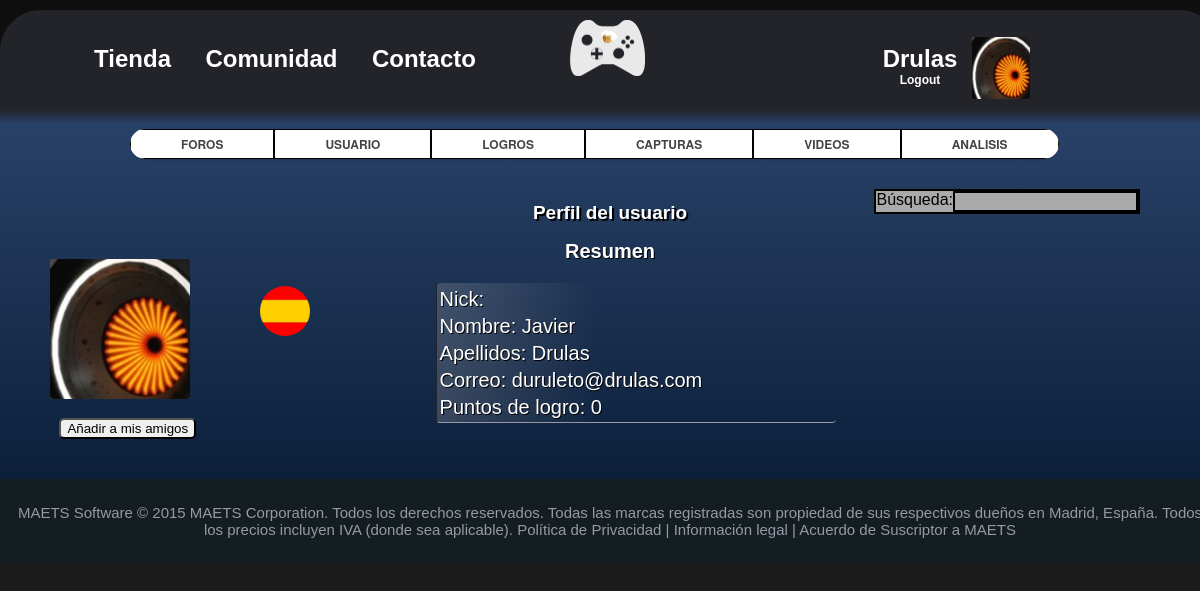
Page /Usuario/Usuario.php (signed in) on the committed database.
### tables this page shows
CREATE TABLE IF NOT EXISTS `usuario` (
`Id` int(10) NOT NULL,
  `Nick` varchar(20) NOT NULL,
  `Contrasenia` varchar(100) NOT NULL,
  `Nombre` varchar(20) NOT NULL,
  `Apellidos` varchar(50) NOT NULL,
  `Correo` varchar(50) NOT NULL,
  `Fecha de Nacimiento` date NOT NULL,
  `Pais` varchar(50) NOT NULL,
  `Ciudad` varchar(50) NOT NULL,
  `Direccion` varchar(100) NOT NULL,
  `Codigo Postal` int(7) NOT NULL,
  `Puntuacion` int(7) NOT NULL,
  `Rol` enum('Usuario Registrado','Administrador','Desarrollador','Gestor-Tienda','Gestor-Comunidad','') NOT NULL,
  `Imagen` varchar(150) NOT NULL,
  `Companyia` varchar(150) NOT NULL
);

### include/usersBD.php (called while the page is built, shortened)
<?php
function selectUser($valor, $column, $like){
	$connection=createConnection();
	if($valor == "")
		$sql = "SELECT * FROM usuario";
	else {
		if($like)
			$sql = "SELECT * FROM usuario WHERE UPPER(" .$column. ") LIKE UPPER('%$valor%')	";
		else
			$sql = "SELECT * FROM usuario WHERE " .$column. " = '$valor'";
	}
	$res = $connection->query($sql) or die ($connection->error. " en la linea". (_LINE_-1));
	while($ret[] = $res->fetch_assoc());
	return($ret);
}
?>

### include/usersOp.php (called while the page is built, shortened)
<?php
function getListaUsuarios($valor, $column, $like) {
		require_once('../include/usersBD.php');
	return (selectUser($valor, $column, $like));
}
?>

### include/vUsuario.php (the view, shortened to what this page needs)
<?php
function generarUsuario($user){
	require_once('../include/usersOp.php');
	$res = getListaUsuarios($user,"Nick", false);
		  echo "<div id = 'user_friends_header'>";
          echo "<img id='imagen_Avatar' src='../images/usuarios/".$res[0]['Imagen']."'>";
          echo "<div id = 'texto_perfil' >";
          echo "<img id = 'bandera_nacionalidad' src='../images/usuarios/SpainFlag.jpg'>";
          echo "</div>";
          echo "<div id = 'botonAniadir'>";
          echo "<button type='button' id='addFriendButton'>Añadir a mis amigos</button>";
          echo "</div>";
          echo "</div>";
          echo "<div id ='mainContent'>";
          echo "<h1> Perfil del usuario</h1>";
          echo "<table>";
 			echo "<tr><h2> Resumen </h2></tr>";
             echo "<tr>";
             echo "<td>Nick:   ".$user."</td>";
              echo "</tr>";
              echo  "<tr>";
              echo "<td>Nombre:    "  .$res[0]['Nombre']. " </a></td>";
              echo "</tr>";
              echo "<tr>";
              echo "<td>Apellidos:    ".$res[0]['Apellidos']." </a></td>";
              echo "</tr>";
              echo "<tr>";
              echo "<td>Correo:     " .$res[0]['Correo']. " </a></td>";
              echo "</tr>";
              echo "<tr>";
              echo "<td>Puntos de logro: " .$res[0]['Puntuacion']. "</a></td>";
              echo "</tr>";
              echo "</table>";
              echo "</div>";
}
?>

### css/main.css (style rules this page uses)
body { font-family: sans-serif; text-align: center; background-color: rgb(27,27,27); }
h1 { color: #FFFFFF; text-shadow: 2px 2px #000000; font-size: 19px; }

### css/users.css (style rules this page uses)
#addFriendButton { margin-left: -2.5cm; margin-top: 15px; display:inline-table; float: bottom; text-align: center; -moz-border-radius: 5px; -webkit-border-radius: 5px; border-radius: 5px; }
#mainContent { width: 500px; margin: auto; float: center; }
table { background: rgba(207,201,201,0.21); background: -moz-linear-gradient(left, rgba(207,201,201,0.21) 0%, rgba(223,153,141,0) 40%, rgba(248,80,50,0) 100%); background: -webkit-gradient(left top, right top, color-stop(0%, rgba(207,201,201,0.21)), color-stop(40%, rgba(223,153,141,0)), color-stop(100%, rgba(248,80,50,0))); background: -webkit-linear-gradient(left, rgba(207,201,201,0.21) 0%, rgba(223,153,141,0) 40%, rgba(248,80,50,0) 100%); background: -o-linear-gradient(left, rgba(207,201,201,0.21) 0%, rgba(223,153,141,0) 40%, rgba(248,80,50,0) 100%); background: -ms-linear-gradient(left, rgba(207,201,201,0.21) 0%, rgba(223,153,141,0) 40%, rgba(248,80,50,0) 100%); background: linear-gradient(to right, rgba(207,201,201,0.21) 0%, rgba(223,153,141,0) 40%, rgba(248,80,50,0) 100%); filter: progid:DXImageTransform.Microsoft.gradient( startColorstr='#cfc9c9', endColorstr='#f85032', GradientType=1 ); margin-top: 20px; text-align: center; margin-left: 2cm; text-align: left; text-align: justify; width: 400px; border-bottom: 1px #9898A6 groove; border-left: 1px #222429 solid; border-radius: 4px; float: center; }
tr { font-size: 20px; font-weight: bloth; color: #FFFFFF; text-shadow: 1px 1px #000000; }
td { font-size: 20px; font-weight: bloth; color: #FFFFFF; text-shadow: 1px 1px #000000; }
#imagen_Avatar { margin-top: 10px; margin-left: 10px; margin-right: 10px; float: center; width: 140px; height: 140px; }
#user_friends_header { margin-top: 15px; padding: 20px; overflow: auto; clear: both; float : left; }
#bandera_nacionalidad { margin-top: 20px; margin-left: 15px; float: left; width: 50px; height: 50px; border-radius: 50%; }
#texto_perfil { margin-left: 45px; margin-top: 0px; float: right; color: #FFFFFF; text-shadow: 2px 2px #000000; font-size: 25px; }
h2 { font-size: 20px; font-weight: bloth; color: #FFFFFF; text-shadow: 1px 1px #000000; }

### rows in the picture
usuario: Imagen (picture), Nombre "Javier", Apellidos "Drulas", Correo "duruleto@drulas.com", Puntuacion "0"

### other values in the picture
$_SESSION["Nick"] "Drulas"
